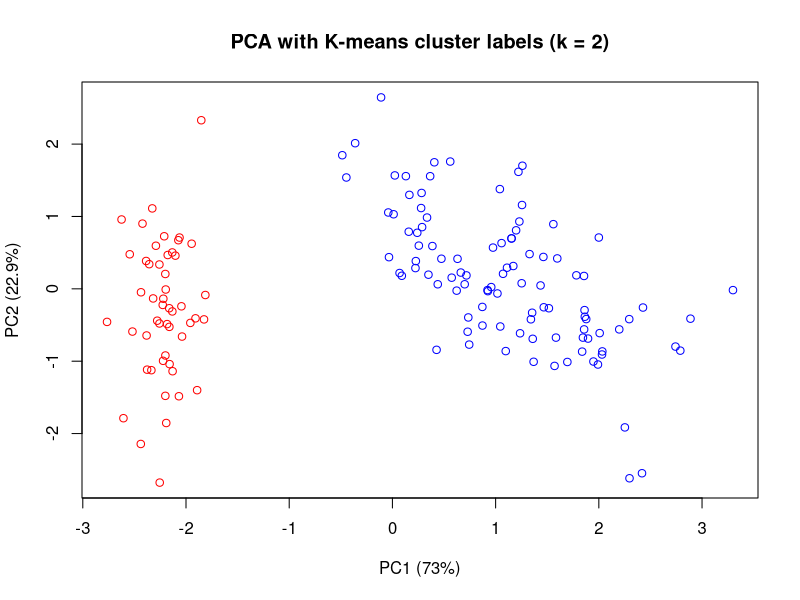
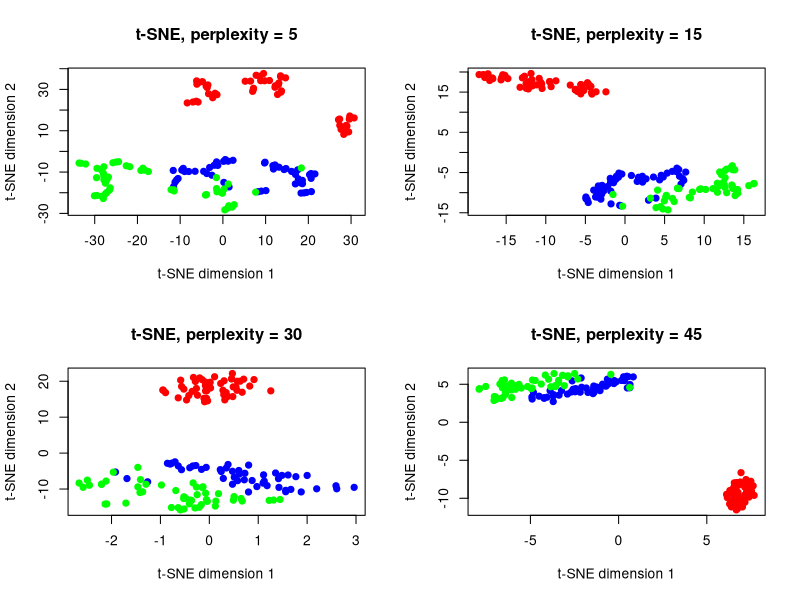

Generate these figures, in order, with R:
library(datasets)
library(cluster)
library(Rtsne)
library(mclust)

data("iris")

X_raw <- iris[, 1:4]
y <- iris$Species

X <- scale(X_raw)
set.seed(123)

## Part 1
k_vals <- 2:6
silhouette_scores <- numeric(length(k_vals))

for (j in seq_along(k_vals)) {
  k <- k_vals[j]
  km <- kmeans(X, centers = k, nstart = 50)
  sil <- silhouette(km$cluster, dist(X))
  silhouette_scores[j] <- mean(sil[, "sil_width"])
}

silhouette_results <- data.frame(
  k = k_vals,
  average_silhouette = silhouette_scores
)

k_max <- silhouette_results$k[
  which.max(silhouette_results$average_silhouette)
]

set.seed(123)
km_max <- kmeans(X, centers = k_max, nstart = 100)

## Part 2
cat("\nContingency table: silhouette-selected clusters vs species\n")
print(table(Cluster = km_max$cluster, Species = y))

ari <- adjustedRandIndex(km_max$cluster, y)
cat("\nAdjusted Rand index, silhouette-selected solution:", ari, "\n")

## Part 3
pca <- prcomp(X)
percent_variance <- 100 * pca$sdev^2 / sum(pca$sdev^2)
pca_scores <- as.data.frame(pca$x)

cluster_colours <- c('red', 'blue')

plot(
  pca_scores$PC1,
  pca_scores$PC2,
  col = cluster_colours[km_max$cluster],
  xlab = paste0("PC1 (", round(percent_variance[1], 1), "%)"),
  ylab = paste0("PC2 (", round(percent_variance[2], 1), "%)"),
  main = "PCA with K-means cluster labels (k = 2)"
)

## Part 4
derived_raw <- data.frame(
  sepal_area = iris$Sepal.Length * iris$Sepal.Width,
  petal_area = iris$Petal.Length * iris$Petal.Width,
  sepal_ratio = iris$Sepal.Length / iris$Sepal.Width,
  petal_ratio = iris$Petal.Length / iris$Petal.Width,
  petal_to_sepal_length = iris$Petal.Length / iris$Sepal.Length,
  petal_to_sepal_width = iris$Petal.Width / iris$Sepal.Width
)

derived <- scale(derived_raw)

silhouette_derived <- numeric(length(k_vals))
for (j in seq_along(k_vals)) {
  k <- k_vals[j]
  km <- kmeans(derived, centers = k, nstart = 50)
  sil <- silhouette(km$cluster, dist(derived))
  silhouette_derived[j] <- mean(sil[, "sil_width"])
}

derived_results <- data.frame(
  k = k_vals,
  average_silhouette = silhouette_derived
)

k_derived <- derived_results$k[which.max(derived_results$average_silhouette)]
set.seed(123)
km_derived <- kmeans(derived, centers = k_derived, nstart = 100)

cat("\nContingency table: derived-variable clusters vs species\n")
print(table(Cluster = km_derived$cluster, Species = y))

cat("Adjusted Rand index for derived-variable clustering:",
    adjustedRandIndex(km_derived$cluster, y), "\n")

## Part 5
perplexities <- c(5, 15, 30, 45)
tsne_results <- vector("list", length(perplexities))

for (j in seq_along(perplexities)) {
  set.seed(100 + perplexities[j])
  tsne_results[[j]] <- Rtsne(
    X,
    dims = 2,
    perplexity = perplexities[j],
    theta = 0.5,
    max_iter = 1000,
    check_duplicates = FALSE,
    pca = FALSE,
    verbose = FALSE
  )
}

par(mfrow = c(2, 2))
for (j in seq_along(perplexities)) {
  tsne_xy <- tsne_results[[j]]$Y
  plot(
    tsne_xy,
    col = c('red', 'blue', 'green')[y],
    pch = 19,
    xlab = "t-SNE dimension 1",
    ylab = "t-SNE dimension 2",
    main = paste("t-SNE, perplexity =", perplexities[j])
  )
}
par(mfrow = c(1, 1))
